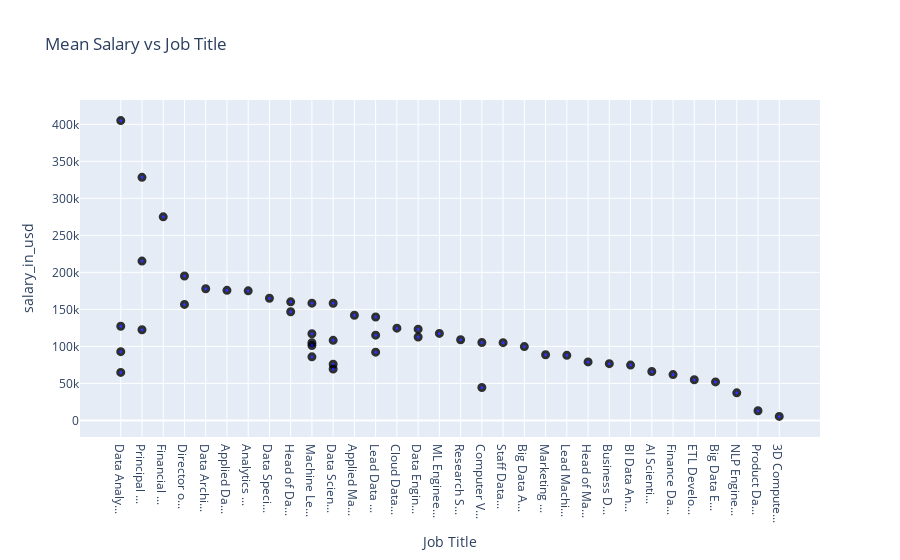

Notebook source saved alongside this figure:
### Code cell
job_title_salary = DS_job_salaries_data.groupby('job_title')['salary_in_usd'].mean().sort_values(ascending=False).reset_index()

job_title_salary['short_title'] = job_title_salary['job_title'].apply(lambda x: x[:10] + '...' if len(x) > 10 else x)

fig = px.scatter(
    job_title_salary,
    x='short_title',
    y='salary_in_usd',
    hover_data={'job_title': True, 'salary_in_usd': True},
    labels={'short_title': 'Job Title'},
    title="Mean Salary vs Job Title"
)

fig.update_traces(marker=dict(color='blue', opacity=0.8, line=dict(width=3, color='black')))
fig.show()

### Figure 1 — Plotly figure (JSON) as saved in the notebook; plotly's stock layout.template omitted (floating-point values rounded to 4 significant figures)
{"data": [{"customdata": [["Data Analytics Lead"], ["Principal Data Engineer"], ["Financial Data Analyst"], ["Principal Data Scientist"], ["Director of Data Science"], ["Data Architect"], ["Applied Data Scientist"], ["Analytics Engineer"], ["Data Specialist"], ["Head of Data"], ["Machine Learning Scientist"], ["Data Science Manager"], ["Director of Data Engineering"], ["Head of Data Science"], ["Applied Machine Learning Scientist"], ["Lead Data Engineer"], ["Data Analytics Manager"], ["Cloud Data Engineer"], ["Data Engineering Manager"], ["Principal Data Analyst"], ["ML Engineer"], ["Machine Learning Manager"], ["Lead Data Scientist"], ["Data Engineer"], ["Research Scientist"], ["Data Scientist"], ["Computer Vision Software Engineer"], ["Staff Data Scientist"], ["Machine Learning Engineer"], ["Machine Learning Infrastructure Engineer"], ["Big Data Architect"], ["Data Analyst"], ["Lead Data Analyst"], ["Marketing Data Analyst"], ["Lead Machine Learning Engineer"], ["Machine Learning Developer"], ["Head of Machine Learning"], ["Business Data Analyst"], ["Data Science Engineer"], ["BI Data Analyst"], ["Data Science Consultant"], ["AI Scientist"], ["Data Analytics Engineer"], ["Finance Data Analyst"], ["ETL Developer"], ["Big Data Engineer"], ["Computer Vision Engineer"], ["NLP Engineer"], ["Product Data Analyst"], ["3D Computer Vision Researcher"]], "hovertemplate": "Job Title=%{x}<br>salary_in_usd=%{y}<br>job_title=%{customdata[0]}<extra></extra>", "legendgroup": "", "marker": {"color": "blue", "line": {"color": "black", "width": 3}, "opacity": 0.8, "symbol": "circle"}, "mode": "markers", "name": "", "orientation": "v", "showlegend": false, "type": "scatter", "x": ["Data Analy...", "Principal ...", "Financial ...", "Principal ...", "Director o...", "Data Archi...", "Applied Da...", "Analytics ...", "Data Speci...", "Head of Da...", "Machine Le...", "Data Scien...", "Director o...", "Head of Da...", "Applied Ma...", "Lead Data ...", "Data Analy...", "Cloud Data...", "Data Engin...", "Principal ...", "ML Enginee...", "Machine Le...", "Lead Data ...", "Data Engin...", "Research S...", "Data Scien...", "Computer V...", "Staff Data...", "Machine Le...", "Machine Le...", "Big Data A...", "Data Analy...", "Lead Data ...", "Marketing ...", "Lead Machi...", "Machine Le...", "Head of Ma...", "Business D...", "Data Scien...", "BI Data An...", "Data Scien...", "AI Scienti...", "Data Analy...", "Finance Da...", "ETL Develo...", "Big Data E...", "Computer V...", "NLP Engine...", "Product Da...", "3D Compute..."], "xaxis": "x", "y": [405000.0, 328300.0, 275000.0, 215200.0, 195100.0, 177900.0, 175700.0, 175000.0, 165000.0, 160200.0, 158400.0, 158300.0, 156700.0, 146700.0, 142100.0, 139700.0, 127100.0, 124600.0, 123200.0, 122500.0, 117500.0, 117100.0, 115200.0, 112700.0, 109000.0, 108200.0, 105200.0, 105000.0, 104900.0, 101100.0, 99700.0, 92890.0, 92200.0, 88650.0, 87930.0, 85860.0, 79040.0, 76690.0, 75800.0, 74760.0, 69420.0, 66140.0, 64800.0, 61900.0, 54960.0, 51970.0, 44420.0, 37240.0, 13040.0, 5409.0], "yaxis": "y"}], "layout": {"legend": {"tracegroupgap": 0}, "title": {"text": "Mean Salary vs Job Title"}, "xaxis": {"anchor": "y", "domain": [0, 1], "title": {"text": "Job Title"}}, "yaxis": {"anchor": "x", "domain": [0, 1], "title": {"text": "salary_in_usd"}}}}
